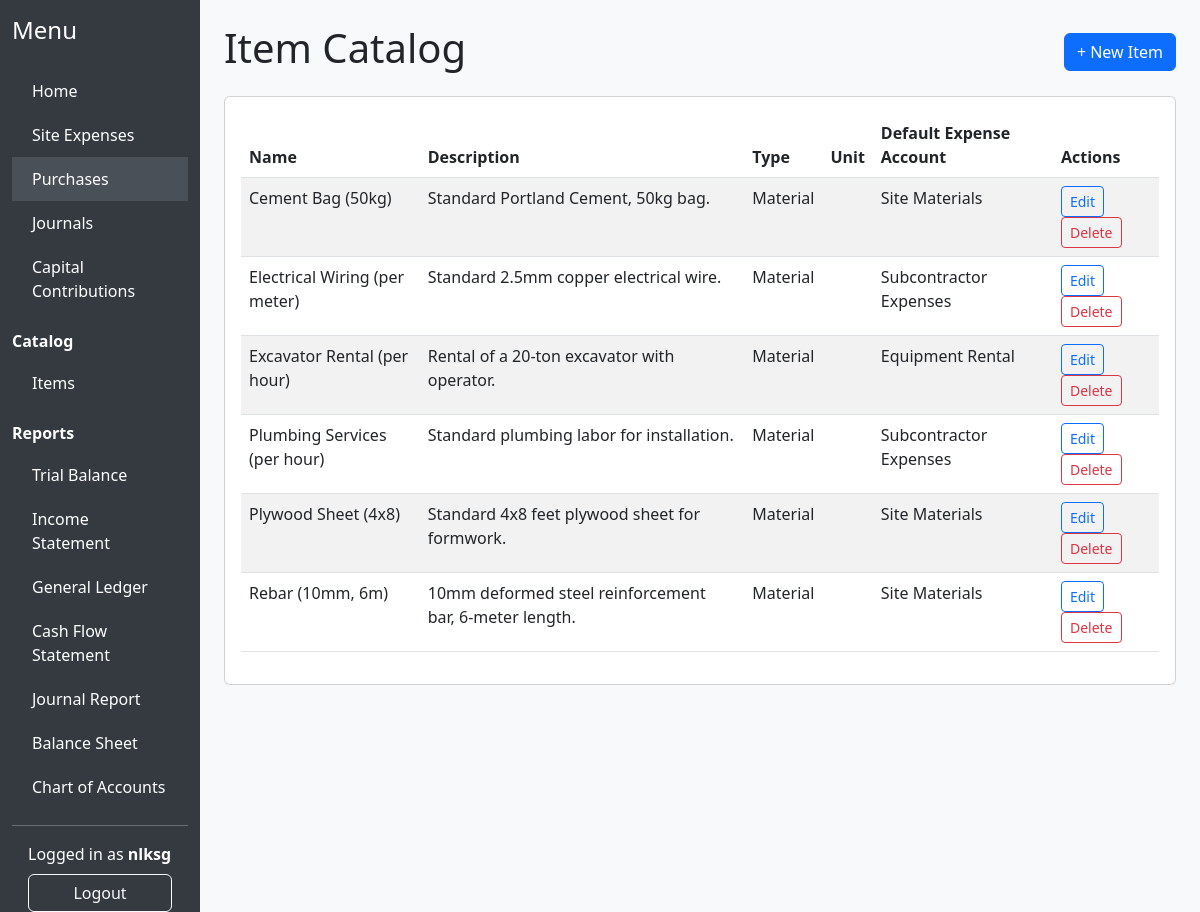
/purchases/items/ (signed in), run on an earlier commit of the app's database.
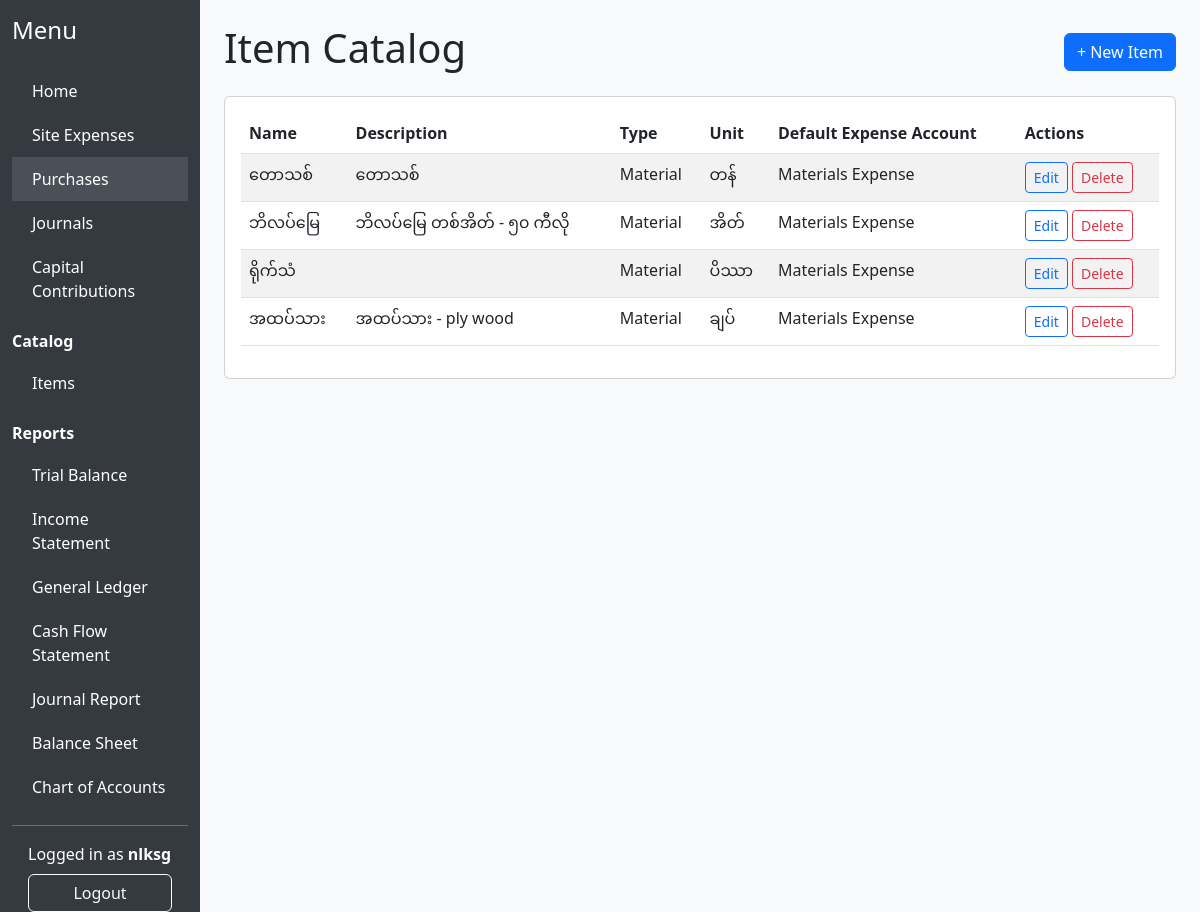
And on a later commit of the database.
### purchase/models.py (models this page shows, shortened)
class Item(models.Model):
    ITEM_TYPE_CHOICES = [
        ('material', 'Material'),
        ('service', 'Service'),
    ]
    name = models.CharField(max_length=200, unique=True)
    description = models.TextField(blank=True)
    item_type = models.CharField(max_length=20, choices=ITEM_TYPE_CHOICES, default='material')
    unit_of_measure = models.CharField(max_length=50, blank=True, help_text="e.g., kg, hour, piece")
    expense_account = models.ForeignKey(Account, on_delete=models.PROTECT,
                                        help_text="Default expense account for this item.")

### accounting/models.py (models this page shows, shortened)
class Account(models.Model):
    ACCOUNT_TYPES = [
        ('asset', 'Asset'),
        ('liability', 'Liability'),
        ('equity', 'Equity'),
        ('income', 'Income'),
        ('expense', 'Expense'),
    ]
    name = models.CharField(max_length=100)
    type = models.CharField(max_length=10, choices=ACCOUNT_TYPES)
    account_code = models.CharField(max_length=20, unique=True)
    parent = models.ForeignKey('self', null=True, blank=True, on_delete=models.SET_NULL, related_name='children')
    active = models.BooleanField(default=True)
    def __str__(self):
        return self.name

### purchase/views.py (the view)
# urls.py: path('items/', views.item_list, name='item_list'),
@user_passes_test(is_accountant_or_admin)
def item_list(request):
    items = Item.objects.all().order_by('name')
    return render(request, 'purchase/item_list.html', {'items': items})

### accounting/templatetags/accounting_extras.py (called while the page is built)
@register.filter
def startswith(text, starts):
    if isinstance(text, str):
        return text.startswith(starts)
    return False

@register.filter(name='is_accountant_or_admin')
def is_accountant_or_admin(user):
    return user.groups.filter(name__in=['Accountant', 'Admin']).exists()

### purchase/views.py (called while the page is built)
def is_accountant_or_admin(user):
    return user.groups.filter(name__in=['Accountant', 'Admin']).exists()

### purchase/templates/purchase/item_list.html (shortened to what this page needs)
{% extends 'accounting/base.html' %}
{% load widget_tweaks %}
{% block content %}
<div class="d-flex justify-content-between align-items-center mb-3">
    <h1>Item Catalog</h1>
    <a href="{% url 'purchase:item_create' %}" class="btn btn-primary">+ New Item</a>
</div>
<div class="card">
    <div class="card-body">
        <table class="table table-striped table-hover">
            <thead>
                <tr>
                    <th>Name</th>
                    <th>Description</th>
                    <th>Type</th>
                    <th>Unit</th>
                    <th>Default Expense Account</th>
                    <th>Actions</th>
                </tr>
            </thead>
            <tbody>
                {% for item in items %}
                <tr>
                    <td>{{ item.name }}</td>
                    <td>{{ item.description|truncatewords:10 }}</td>
                    <td>{{ item.get_item_type_display }}</td>
                    <td>{{ item.unit_of_measure }}</td>
                    <td>{{ item.expense_account }}</td>
                    <td>
                        <a href="{% url 'purchase:item_edit' item.pk %}" class="btn btn-sm btn-outline-primary">Edit</a>
                        <a href="{% url 'purchase:item_delete' item.pk %}" class="btn btn-sm btn-outline-danger">Delete</a>
                    </td>
                </tr>
                {% empty %}
                <tr>
                    <td colspan="6" class="text-center">No items found.</td>
                </tr>
                {% endfor %}
            </tbody>
        </table>
    </div>
</div>
{% endblock %}

### accounting/templates/accounting/base.html (shortened to what this page needs)
{% load static %}
{% load accounting_extras %}
<!DOCTYPE html>
<html lang="en">
<head>
    <link href="https://cdn.jsdelivr.net/npm/bootstrap@5.3.0/dist/css/bootstrap.min.css" rel="stylesheet">
</head>
<body>
<div class="container-fluid">
    <div class="row">
        <nav class="col-md-2 d-none d-md-block sidebar">
            <div class="position-sticky">
                <h4 class="mt-3 mb-4">Menu</h4>
                <a href="{% url 'accounting:index' %}" class="{% if request.resolver_match.url_name == 'index' %}active{% endif %}">Home</a>
                <a href="/siteexpense/" class="{% if request.path|startswith:"/siteexpense" %}active{% endif %}">Site Expenses</a>
                {% if user|is_accountant_or_admin %}
                <a href="/purchases/" class="{% if request.path|startswith:"/purchases" %}active{% endif %}">Purchases</a>
                <a href="{% url 'accounting:journal_list' %}" class="{% if request.resolver_match.url_name == 'journal_list' %}active{% endif %}">Journals</a>
                <a href="{% url 'accounting:capital_contribution_list' %}" class="{% if request.resolver_match.url_name == 'capital_contribution_list' %}active{% endif %}">Capital Contributions</a>
                <div class="mb-2 mt-3"><strong>Catalog</strong></div>
                <a href="{% url 'purchase:item_list' %}" class="{% if request.path|startswith:"/items" %}active{% endif %}">Items</a>
                <div class="mb-2 mt-3"><strong>Reports</strong></div>
                <a href="{% url 'accounting:trial_balance' %}" class="{% if request.resolver_match.url_name == 'trial_balance' %}active{% endif %}">Trial Balance</a>
                <a href="{% url 'accounting:income_statement' %}" class="{% if request.resolver_match.url_name == 'income_statement' %}active{% endif %}">Income Statement</a>
                <a href="{% url 'accounting:general_ledger' %}" class="{% if request.resolver_match.url_name == 'general_ledger' %}active{% endif %}">General Ledger</a>
                <a href="{% url 'accounting:cash_flow' %}" class="{% if request.resolver_match.url_name == 'cash_flow' %}active{% endif %}">Cash Flow Statement</a>
                <a href="{% url 'accounting:journal_report' %}" class="{% if request.resolver_match.url_name == 'journal_report' %}active{% endif %}">Journal Report</a>
                <a href="{% url 'accounting:balance_sheet' %}" class="{% if request.resolver_match.url_name == 'balance_sheet' %}active{% endif %}">Balance Sheet</a>
                <a href="{% url 'accounting:account_list' %}" class="{% if request.resolver_match.url_name == 'account_list' %}active{% endif %}">Chart of Accounts</a>
                {% endif %}
                <hr>
                {% if request.user.is_authenticated %}
                    <span class="d-block px-3 mb-2">Logged in as <strong>{{ request.user.username }}</strong></span>
                    <form action="{% url 'logout' %}" method="post" class="d-grid px-3">
                        <button type="submit" class="btn btn-outline-light">Logout</button>
                    </form>
                {% else %}
                    <a href="{% url 'login' %}" class="btn btn-outline-light w-100 mb-2">Login</a>
                {% endif %}
            </div>
        </nav>
        <main class="col-md-9 ms-sm-auto col-lg-10 px-md-4 py-4">
            {% block content %}{% endblock %}
        </main>
    </div>
</div>
</body>
</html>

### accounting/templates/accounting/base.html (style rules this page uses)
body { background: #f8f9fa; }
.sidebar { min-height: 100vh; background: #343a40; color: #fff; }
.sidebar a { color: #fff; text-decoration: none; display: block; padding: 10px 20px; }
.sidebar a.active, .sidebar a:hover { background: #495057; }

What changed in the data, as far as the page shows it:
removed Item: name "Cement Bag (50kg)", description "Standard Portland Cement, 50kg bag.", item_type "Material", expense_account "Site Materials"
removed Item: name "Electrical Wiring (per meter)", description "Standard 2.5mm copper electrical wire.", item_type "Material", expense_account "Subcontractor Expenses"
removed Item: name "Excavator Rental (per hour)", description "Rental of a 20-ton excavator with operator.", item_type "Material", expense_account "Equipment Rental"
removed Item: name "Plumbing Services (per hour)", description "Standard plumbing labor for installation.", item_type "Material", expense_account "Subcontractor Expenses"
removed Item: name "Plywood Sheet (4x8)", description "Standard 4x8 feet plywood sheet for formwork.", item_type "Material", expense_account "Site Materials"
removed Item: name "Rebar (10mm, 6m)", description "10mm deformed steel reinforcement bar, 6-meter length.", item_type "Material", expense_account "Site Materials"
added Item: name "တောသစ်", description "တောသစ်", item_type "Material", unit_of_measure "တန်", expense_account "Materials Expense"
added Item: name "ဘိလပ်မြေ", description "ဘိလပ်မြေ တစ်အိတ် - ၅၀ ကီလို", item_type "Material", unit_of_measure "အိတ်", expense_account "Materials Expense"
added Item: name "ရိုက်သံ", item_type "Material", unit_of_measure "ပိဿာ", expense_account "Materials Expense"
added Item: name "အထပ်သား", description "အထပ်သား - ply wood", item_type "Material", unit_of_measure "ချပ်", expense_account "Materials Expense"
